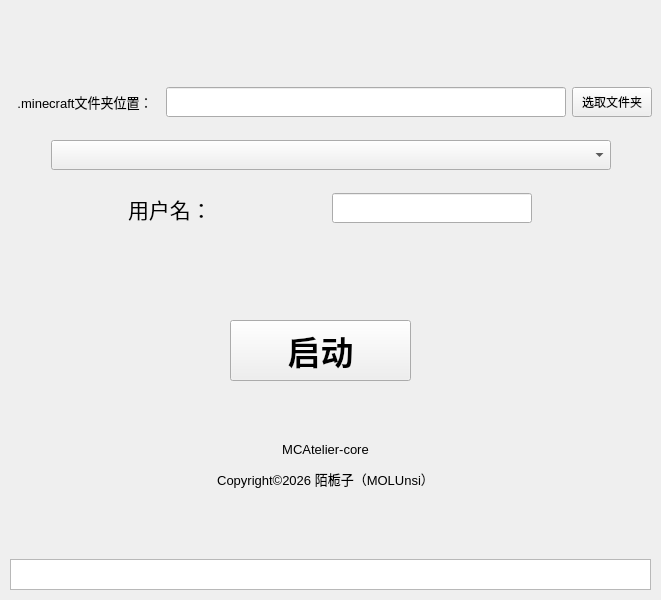
<?xml version="1.0" encoding="UTF-8"?>
<ui version="4.0">
 <class>Widget</class>
 <widget class="QWidget" name="Widget">
  <property name="geometry">
   <rect>
    <x>0</x>
    <y>0</y>
    <width>661</width>
    <height>600</height>
   </rect>
  </property>
  <property name="font">
   <font>
    <pointsize>9</pointsize>
   </font>
  </property>
  <property name="windowTitle">
   <string>Widget</string>
  </property>
  <widget class="QPushButton" name="pushButton">
   <property name="geometry">
    <rect>
     <x>230</x>
     <y>320</y>
     <width>181</width>
     <height>61</height>
    </rect>
   </property>
   <property name="font">
    <font>
     <pointsize>25</pointsize>
     <bold>true</bold>
    </font>
   </property>
   <property name="text">
    <string>启动</string>
   </property>
  </widget>
  <widget class="QWidget" name="layoutWidget">
   <property name="geometry">
    <rect>
     <x>10</x>
     <y>70</y>
     <width>642</width>
     <height>171</height>
    </rect>
   </property>
   <layout class="QVBoxLayout" name="verticalLayout">
    <item>
     <layout class="QHBoxLayout" name="horizontalLayout_2">
      <item>
       <widget class="QLabel" name="label_2">
        <property name="minimumSize">
         <size>
          <width>150</width>
          <height>30</height>
         </size>
        </property>
        <property name="maximumSize">
         <size>
          <width>150</width>
          <height>30</height>
         </size>
        </property>
        <property name="text">
         <string>&lt;html&gt;&lt;head/&gt;&lt;body&gt;&lt;p align=&quot;center&quot;&gt;&lt;span style=&quot; font-size:10pt;&quot;&gt;.minecraft文件夹位置：&lt;/span&gt;&lt;/p&gt;&lt;/body&gt;&lt;/html&gt;</string>
        </property>
       </widget>
      </item>
      <item>
       <widget class="QLineEdit" name="MinecraftPathLineEdit">
        <property name="minimumSize">
         <size>
          <width>400</width>
          <height>30</height>
         </size>
        </property>
        <property name="maximumSize">
         <size>
          <width>400</width>
          <height>30</height>
         </size>
        </property>
       </widget>
      </item>
      <item>
       <widget class="QPushButton" name="ChooseMinecraftPathFolder">
        <property name="minimumSize">
         <size>
          <width>80</width>
          <height>30</height>
         </size>
        </property>
        <property name="maximumSize">
         <size>
          <width>80</width>
          <height>30</height>
         </size>
        </property>
        <property name="text">
         <string>选取文件夹</string>
        </property>
       </widget>
      </item>
     </layout>
    </item>
    <item alignment="Qt::AlignmentFlag::AlignHCenter">
     <widget class="QComboBox" name="comboBox">
      <property name="minimumSize">
       <size>
        <width>560</width>
        <height>30</height>
       </size>
      </property>
      <property name="maximumSize">
       <size>
        <width>560</width>
        <height>30</height>
       </size>
      </property>
      <property name="font">
       <font>
        <pointsize>11</pointsize>
       </font>
      </property>
     </widget>
    </item>
    <item>
     <layout class="QHBoxLayout" name="horizontalLayout">
      <item>
       <widget class="QLabel" name="label">
        <property name="minimumSize">
         <size>
          <width>80</width>
          <height>30</height>
         </size>
        </property>
        <property name="maximumSize">
         <size>
          <width>80</width>
          <height>30</height>
         </size>
        </property>
        <property name="text">
         <string>&lt;html&gt;&lt;head/&gt;&lt;body&gt;&lt;p align=&quot;center&quot;&gt;&lt;span style=&quot; font-size:16pt;&quot;&gt;用户名：&lt;/span&gt;&lt;/p&gt;&lt;/body&gt;&lt;/html&gt;</string>
        </property>
       </widget>
      </item>
      <item>
       <widget class="QLineEdit" name="lineEdit">
        <property name="minimumSize">
         <size>
          <width>200</width>
          <height>30</height>
         </size>
        </property>
        <property name="maximumSize">
         <size>
          <width>200</width>
          <height>30</height>
         </size>
        </property>
        <property name="font">
         <font>
          <pointsize>11</pointsize>
         </font>
        </property>
       </widget>
      </item>
     </layout>
    </item>
   </layout>
  </widget>
  <widget class="QTextBrowser" name="Condition">
   <property name="geometry">
    <rect>
     <x>10</x>
     <y>559</y>
     <width>641</width>
     <height>31</height>
    </rect>
   </property>
  </widget>
  <widget class="QLabel" name="label_3">
   <property name="geometry">
    <rect>
     <x>170</x>
     <y>440</y>
     <width>311</width>
     <height>51</height>
    </rect>
   </property>
   <property name="text">
    <string>&lt;html&gt;&lt;head/&gt;&lt;body&gt;&lt;p align=&quot;center&quot;&gt;&lt;span style=&quot; font-size:10pt;&quot;&gt;MCAtelier-core&lt;/span&gt;&lt;/p&gt;&lt;p align=&quot;center&quot;&gt;&lt;span style=&quot; font-size:10pt;&quot;&gt;Copyright©2026 陌栀子（MOLUnsi）&lt;/span&gt;&lt;/p&gt;&lt;/body&gt;&lt;/html&gt;</string>
   </property>
  </widget>
 </widget>
 <resources/>
 <connections/>
</ui>
